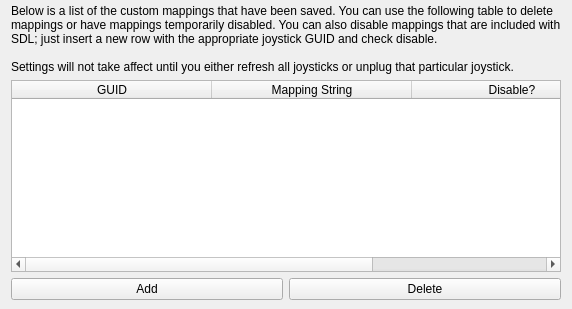
       <widget class="QWidget" name="controllerMappingsPage">
        <layout class="QVBoxLayout" name="verticalLayout_2">
         <property name="topMargin">
          <number>4</number>
         </property>
         <property name="bottomMargin">
          <number>9</number>
         </property>
         <item>
          <widget class="QLabel" name="label">
           <property name="text">
            <string>Below is a list of the custom mappings that have been saved. You can use the following table to delete mappings or have mappings temporarily disabled. You can also disable mappings that are included with SDL; just insert a new row with the appropriate joystick GUID and check disable.

Settings will not take affect until you either refresh all joysticks or unplug that particular joystick.</string>
           </property>
           <property name="scaledContents">
            <bool>false</bool>
           </property>
           <property name="wordWrap">
            <bool>true</bool>
           </property>
          </widget>
         </item>
         <item>
          <widget class="QTableWidget" name="controllerMappingsTableWidget">
           <property name="selectionMode">
            <enum>QAbstractItemView::SelectionMode::SingleSelection</enum>
           </property>
           <property name="wordWrap">
            <bool>true</bool>
           </property>
           <attribute name="horizontalHeaderCascadingSectionResizes">
            <bool>false</bool>
           </attribute>
           <attribute name="horizontalHeaderMinimumSectionSize">
            <number>70</number>
           </attribute>
           <attribute name="horizontalHeaderDefaultSectionSize">
            <number>200</number>
           </attribute>
           <attribute name="verticalHeaderMinimumSectionSize">
            <number>50</number>
           </attribute>
           <attribute name="verticalHeaderDefaultSectionSize">
            <number>50</number>
           </attribute>
           <column>
            <property name="text">
             <string>GUID</string>
            </property>
           </column>
           <column>
            <property name="text">
             <string>Mapping String</string>
            </property>
           </column>
           <column>
            <property name="text">
             <string>Disable?</string>
            </property>
           </column>
          </widget>
         </item>
         <item>
          <layout class="QHBoxLayout" name="horizontalLayout_2">
           <item>
            <widget class="QPushButton" name="mappngInsertPushButton">
             <property name="text">
              <string>Add</string>
             </property>
             <property name="icon">
              <iconset theme="list-add"/>
             </property>
            </widget>
           </item>
           <item>
            <widget class="QPushButton" name="mappingDeletePushButton">
             <property name="text">
              <string>Delete</string>
             </property>
             <property name="icon">
              <iconset theme="list-remove"/>
             </property>
            </widget>
           </item>
          </layout>
         </item>
        </layout>
       </widget>
